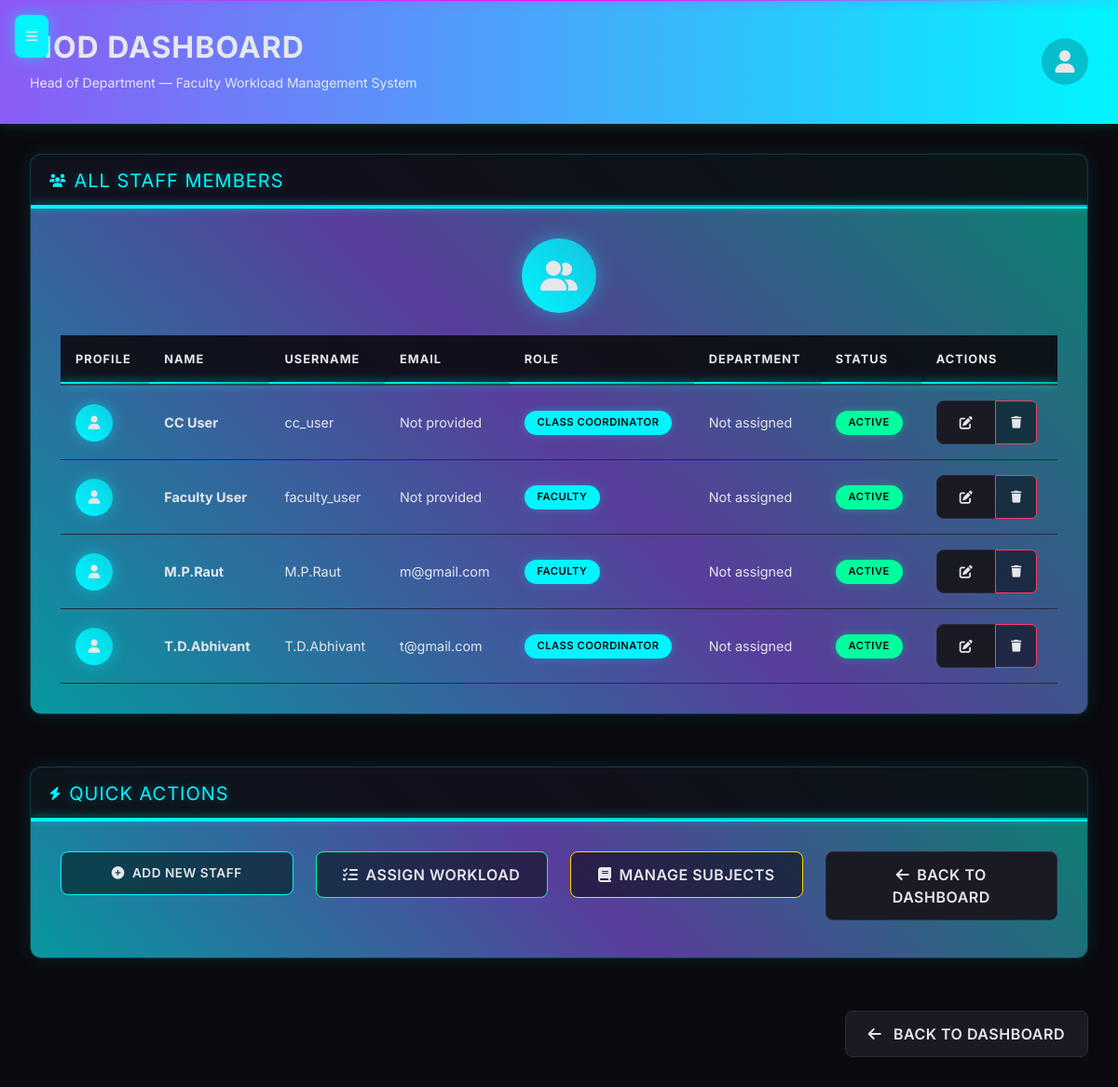
The app's page /hod/view_staff (signed in) with its own data.
### models.py (models this page shows, shortened)
class User(UserMixin, db.Model):
    id = db.Column(db.Integer, primary_key=True)
    username = db.Column(db.String(150), unique=True, nullable=False)
    password_hash = db.Column(db.String(256))
    role = db.Column(db.String(20), nullable=False)  # hod, cc, faculty, student
    email = db.Column(db.String(120), unique=True)
    phone = db.Column(db.String(15))
    full_name = db.Column(db.String(200))
    department = db.Column(db.String(100))
    profile_picture = db.Column(db.String(200))
    date_joined = db.Column(db.DateTime, default=datetime.utcnow)
    last_login = db.Column(db.DateTime)
    is_active = db.Column(db.Boolean, default=True)
    roll_number = db.Column(db.String(20))  # For students
    section = db.Column(db.String(10))     # For students

### app.py (the view)
@app.route('/hod/view_staff')
@login_required
def hod_view_staff():
    if current_user.role != 'hod':
        flash("Unauthorized access", "danger")
        return redirect(url_for('login'))
    users = User.query.filter(User.role.in_(['faculty', 'cc'])).all()
    return render_template('hod/view_staff.html', users=users)

### app.py (called while the page is built)
@login_manager.user_loader
def load_user(user_id):
    return User.query.get(int(user_id))

### templates/hod/view_staff.html (shortened to what this page needs)
{% extends "hod_base.html" %}
{% block content %}
<div class="row mb-4">
    <div class="col-12">
        <div class="card">
            <div class="card-header d-flex align-items-center">
                <i class="fas fa-users me-2"></i>
                <h5 class="mb-0">All Staff Members</h5>
            </div>
            <div class="card-body">
                <div class="icon-container">
                    <i class="fas fa-user-friends"></i>
                </div>
                {% if users %}
                    <div class="table-responsive">
                        <table class="table table-hover">
                            <thead>
                                <tr>
                                    <th>Profile</th>
                                    <th>Name</th>
                                    <th>Username</th>
                                    <th>Email</th>
                                    <th>Role</th>
                                    <th>Department</th>
                                    <th>Status</th>
                                    <th>Actions</th>
                                </tr>
                            </thead>
                            <tbody>
                                {% for user in users %}
                                <tr>
                                    <td>
                                        {% if user.profile_picture %}
                                            <img src="{{ url_for('static', filename=user.profile_picture) }}"
                                                 alt="Profile" class="rounded-circle" width="40" height="40"
                                                 style="border: 2px solid var(--neon-cyan); box-shadow: 0 0 10px rgba(0, 245, 255, 0.3);">
                                        {% else %}
                                            <div class="d-flex align-items-center justify-content-center rounded-circle"
                                                 style="width: 40px; height: 40px; background: linear-gradient(45deg, var(--neon-cyan), rgba(0, 245, 255, 0.7)); color: #000000; box-shadow: 0 0 15px rgba(0, 245, 255, 0.4);">
                                                <i class="fas fa-user"></i>
                                            </div>
                                        {% endif %}
                                    </td>
                                    <td>
                                        <div class="fw-bold text-primary">{{ user.full_name or user.username }}</div>
                                    </td>
                                    <td>{{ user.username }}</td>
                                    <td>{{ user.email or 'Not provided' }}</td>
                                    <td>
                                        {% if user.role == 'faculty' %}
                                            <span class="badge bg-primary">Faculty</span>
                                        {% elif user.role == 'cc' %}
                                            <span class="badge bg-info">Class Coordinator</span>
                                        {% elif user.role == 'hod' %}
                                            <span class="badge bg-warning">HOD</span>
                                        {% else %}
                                            <span class="badge bg-secondary">{{ user.role|title }}</span>
                                        {% endif %}
                                    </td>
                                    <td>{{ user.department or 'Not assigned' }}</td>
                                    <td>
                                        {% if user.is_active %}
                                            <span class="badge bg-success">Active</span>
                                        {% else %}
                                            <span class="badge bg-secondary">Inactive</span>
                                        {% endif %}
                                    </td>
                                    <td>
                                        <div class="btn-group btn-group-sm">
                                            <button type="button" class="btn btn-secondary"
                                                    data-bs-toggle="modal" data-bs-target="#editModal{{ user.id }}" title="Edit">
                                                <i class="fas fa-edit"></i>
                                            </button>
                                            <button type="button" class="btn btn-danger"
                                                    data-bs-toggle="modal" data-bs-target="#removeModal{{ user.id }}" title="Remove">
                                                <i class="fas fa-trash"></i>
                                            </button>
                                        </div>
                                    </td>
                                </tr>
                                {% endfor %}
                            </tbody>
                        </table>
                    </div>
                {% endif %}
            </div>
        </div>
    </div>
</div>
<div class="row">
    <div class="col-12">
        <div class="card">
            <div class="card-header d-flex align-items-center">
                <i class="fas fa-bolt me-2"></i>
                <h5 class="mb-0">Quick Actions</h5>
            </div>
            <div class="card-body">
                <div class="row">
                    <div class="col-md-3 mb-2">
                        <a href="{{ url_for('add_staff') }}" class="btn btn-primary w-100">
                            <i class="fas fa-plus-circle me-2"></i>Add New Staff
                        </a>
                    </div>
                    <div class="col-md-3 mb-2">
                        <a href="{{ url_for('assign_workload') }}" class="btn btn-success w-100">
                            <i class="fas fa-tasks me-2"></i>Assign Workload
                        </a>
                    </div>
                    <div class="col-md-3 mb-2">
                        <a href="{{ url_for('manage_subjects') }}" class="btn btn-warning w-100">
                            <i class="fas fa-book me-2"></i>Manage Subjects
                        </a>
                    </div>
                    <div class="col-md-3 mb-2">
                        <a href="{{ url_for('hod_dashboard') }}" class="btn btn-secondary w-100">
                            <i class="fas fa-arrow-left me-2"></i>Back to Dashboard
                        </a>
                    </div>
                </div>
            </div>
        </div>
    </div>
</div>
<div class="d-flex justify-content-end mt-4">
    <a href="{{ url_for('hod_dashboard') }}" class="btn btn-secondary">
        <i class="fas fa-arrow-left me-2"></i> Back to Dashboard
    </a>
</div>
{% endblock %}

### templates/hod_base.html (shortened to what this page needs)
<!DOCTYPE html>
<html lang="en">
<head>
    <link href="https://cdnjs.cloudflare.com/ajax/libs/font-awesome/6.4.0/css/all.min.css" rel="stylesheet">
    <link href="https://cdn.jsdelivr.net/npm/bootstrap@5.3.0/dist/css/bootstrap.min.css" rel="stylesheet">
</head>
<body>
    <button class="mobile-menu-toggle" onclick="toggleSidebar()">
        <i class="fas fa-bars"></i>
    </button>
    <div class="dashboard-layout">
        <main class="main-content">
            <div class="top-header">
                <div class="d-flex align-items-center justify-content-between">
                    <div>
                        <h1>{% block page_title %}HOD Dashboard{% endblock %}</h1>
                        <p>Head of Department — Faculty Workload Management System</p>
                    </div>
                    <div class="profile-section">
                        <div class="profile-icon">
                            <i class="fas fa-user"></i>
                        </div>
                    </div>
                </div>
            </div>
            <div class="content-area">
                {% block content %}{% endblock %}
            </div>
        </main>
    </div>
</body>
</html>

### records on screen
User: full_name "CC User", username "cc_user", email "Not provided", role "CLASS COORDINATOR", department "Not assigned", is_active "ACTIVE"
User: full_name "Faculty User", username "faculty_user", email "Not provided", role "FACULTY", department "Not assigned", is_active "ACTIVE"
User: full_name "M.P.Raut", username "M.P.Raut", email "m@gmail.com", role "FACULTY", department "Not assigned", is_active "ACTIVE"
User: full_name "T.D.Abhivant", username "T.D.Abhivant", email "t@gmail.com", role "CLASS COORDINATOR", department "Not assigned", is_active "ACTIVE"
